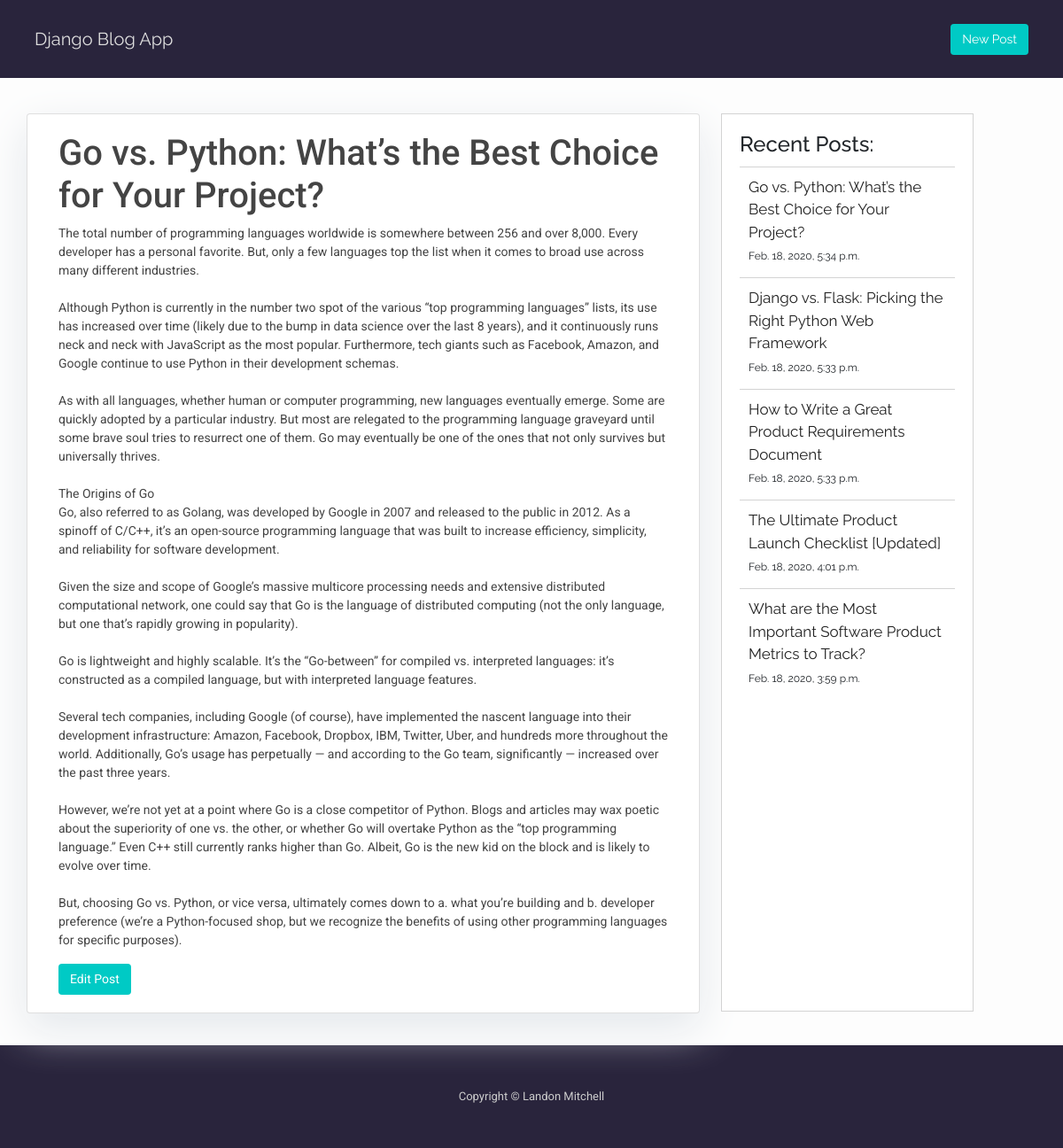
The page /go-vs-python-whats-the-best-choice-for-your-project/ on the database its author committed.
### blog/models.py (models this page shows, shortened)
class Post(models.Model):
    title = models.CharField(max_length=200, unique=True)
    slug = models.SlugField(max_length=200, unique=True)
    content = models.TextField()
    created_on = models.DateTimeField(auto_now_add=True)
    class Meta:
        ordering = ['-created_on']

### blog/views.py (the view)
# urls.py: path('<slug:slug>/', views.post_detail, name='post_detail'),
def post_detail(request, slug):
    post = get_object_or_404(Post, slug=slug)
    recent_posts = Post.objects.filter(
        created_on__lte=timezone.now()).order_by('-created_on')[:5]
    return render(request, 'post_detail.html', {'post': post, 'recent_posts':recent_posts})

### templates/post_detail.html
{% extends 'base.html' %}
{% block content %}
<div class="container">
    <div class="row">
        <div class="col-md-8 card mr-4 mb-3 post-content">
            <div class="card-body">
                <h1>{{ post.title }}</h1>
                <p class="card-text ">{{ post.content|linebreaksbr }}</p>
                <a class="btn btn-small" href="{% url 'post_edit' slug=post.slug %}" role="button">Edit Post</a>
            </div>
        </div>
        {% block recent_posts %} {% include 'recent_posts.html' %} {% endblock recent_posts %}
    </div>
</div>
{% endblock content %}

### templates/recent_posts.html
{% block recent_posts %}
<div class="col-md-3 float-right recent-posts">
    <h4>Recent Posts:</h4>
    <ul>
        {% for post in recent_posts %}
        <li class="recent-post">
            <p class="recent-post-title"><a href="{% url 'post_detail' post.slug  %}"> {{ post.title }}</a></p>
            <p class="recent-post-date"> {{ post.created_on }}</p>
        </li>
        {% endfor %}
    </ul>
</div>
{% endblock recent_posts %}

### blog/static/blog/style.css (style rules this page uses)
body { font-family: "Roboto", sans-serif; font-size: 18px; background-color: #fdfdfd; }
.btn { color: white; background-color: #00cac5; font-size: 14px; }
.container { margin-top: 40px; }
.card { box-shadow: 0 16px 48px #E3E7EB; font-size: 14px; color: #444 }
.post-content { margin-bottom: 20px; }
.recent-posts { padding: 20px; margin-bottom: 18px; border: 1px solid lightgrey; font-family: 'Raleway', sans-serif; background-color: white; }
.recent-posts ul { list-style-type: none; padding-inline-start: 0px; margin-top: 10px; }
.recent-posts li { border-top: 1px solid lightgrey; margin: 0px; padding: 10px; }
.recent-posts a { color: #222; }
.recent-posts .recent-post-date { font-size: 12px; margin-bottom: 5px; }
.recent-posts .recent-post-title { font-size: 17px; color: #525252; margin-bottom: 5px; }

### rows shown on the page
Post: title "Go vs. Python: What’s the Best Choice for Your Project?", content "The total number of programming languages worldwide is somewhere between 256 and over 8,000. Every developer has a personal favorite. But, only a few languages top the list when it comes to broad use across many different industries. Although Python is currently in the number two spot of the various “top programming languages” lists, its use has increased over time (likely due to the bump in data science over the last 8 years), and it continuously runs neck and neck with JavaScript as the most popular. Furthermore, tech giants such as Facebook, Amazon, and Google continue to use Python in their development schemas. As with all languages, whether human or computer programming, new languages…", created_on "Feb. 18, 2020, 5:34 p.m."
Post: title "Django vs. Flask: Picking the Right Python Web Framework", created_on "Feb. 18, 2020, 5:33 p.m."
Post: title "How to Write a Great Product Requirements Document", created_on "Feb. 18, 2020, 5:33 p.m."
Post: title "The Ultimate Product Launch Checklist [Updated]", created_on "Feb. 18, 2020, 4:01 p.m."
Post: title "What are the Most Important Software Product Metrics to Track?", created_on "Feb. 18, 2020, 3:59 p.m."
